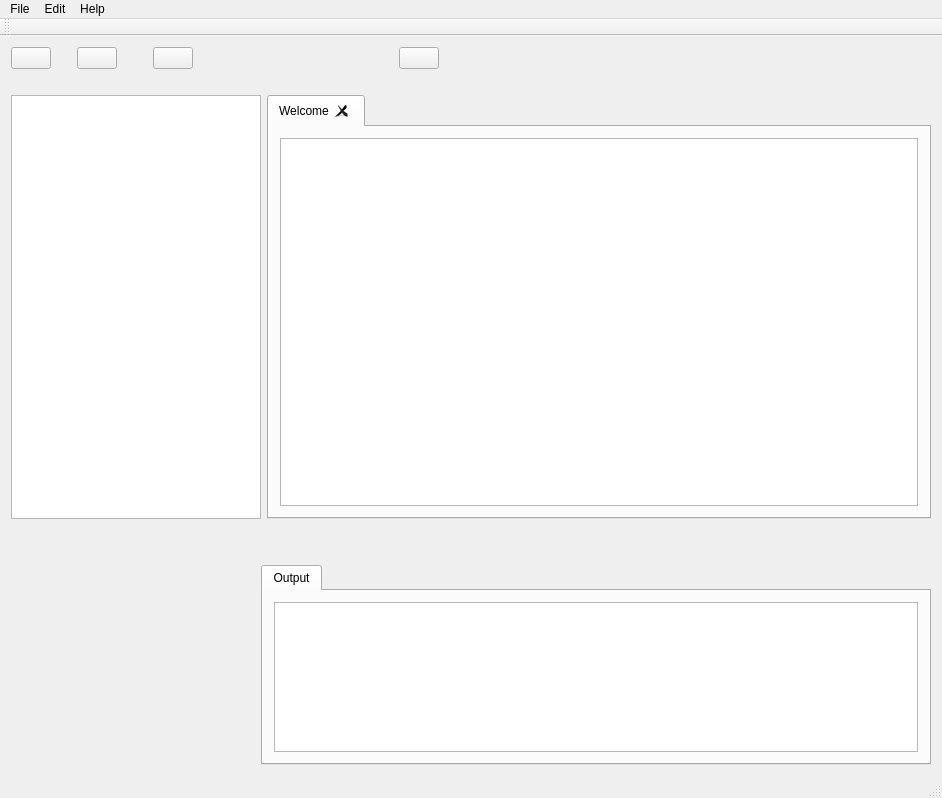
<?xml version="1.0" encoding="UTF-8"?>
<ui version="4.0">
 <class>MainForm</class>
 <widget class="QMainWindow" name="MainForm">
  <property name="geometry">
   <rect>
    <x>0</x>
    <y>0</y>
    <width>942</width>
    <height>798</height>
   </rect>
  </property>
  <property name="windowTitle">
   <string>Dediq</string>
  </property>
  <widget class="QWidget" name="centralWidget">
   <layout class="QVBoxLayout" name="verticalLayout">
    <item>
     <layout class="QGridLayout" name="gridLayout">
      <property name="sizeConstraint">
       <enum>QLayout::SetDefaultConstraint</enum>
      </property>
      <item row="0" column="0">
       <widget class="QPushButton" name="btn_save">
        <property name="sizePolicy">
         <sizepolicy hsizetype="Fixed" vsizetype="Fixed">
          <horstretch>0</horstretch>
          <verstretch>0</verstretch>
         </sizepolicy>
        </property>
        <property name="text">
         <string/>
        </property>
        <property name="icon">
         <iconset resource="icons.qrc">
          <normaloff>:/editor/icons/app_icons/save.png</normaloff>:/editor/icons/app_icons/save.png</iconset>
        </property>
        <property name="iconSize">
         <size>
          <width>32</width>
          <height>32</height>
         </size>
        </property>
       </widget>
      </item>
      <item row="0" column="1">
       <spacer name="horizontalSpacer">
        <property name="orientation">
         <enum>Qt::Horizontal</enum>
        </property>
        <property name="sizeType">
         <enum>QSizePolicy::Fixed</enum>
        </property>
        <property name="sizeHint" stdset="0">
         <size>
          <width>20</width>
          <height>20</height>
         </size>
        </property>
       </spacer>
      </item>
      <item row="0" column="2">
       <widget class="QPushButton" name="btn_openProject">
        <property name="sizePolicy">
         <sizepolicy hsizetype="Fixed" vsizetype="Fixed">
          <horstretch>0</horstretch>
          <verstretch>0</verstretch>
         </sizepolicy>
        </property>
        <property name="text">
         <string/>
        </property>
        <property name="icon">
         <iconset resource="icons.qrc">
          <normaloff>:/editor/icons/app_icons/iFolder.png</normaloff>:/editor/icons/app_icons/iFolder.png</iconset>
        </property>
        <property name="iconSize">
         <size>
          <width>32</width>
          <height>32</height>
         </size>
        </property>
       </widget>
      </item>
      <item row="0" column="3">
       <spacer name="horizontalSpacer_2">
        <property name="orientation">
         <enum>Qt::Horizontal</enum>
        </property>
        <property name="sizeType">
         <enum>QSizePolicy::Fixed</enum>
        </property>
        <property name="sizeHint" stdset="0">
         <size>
          <width>30</width>
          <height>20</height>
         </size>
        </property>
       </spacer>
      </item>
      <item row="0" column="4">
       <widget class="QPushButton" name="btn_newProject">
        <property name="sizePolicy">
         <sizepolicy hsizetype="Fixed" vsizetype="Fixed">
          <horstretch>0</horstretch>
          <verstretch>0</verstretch>
         </sizepolicy>
        </property>
        <property name="text">
         <string/>
        </property>
        <property name="icon">
         <iconset resource="icons.qrc">
          <normaloff>:/editor/icons/app_icons/iFolder_add.png</normaloff>:/editor/icons/app_icons/iFolder_add.png</iconset>
        </property>
        <property name="iconSize">
         <size>
          <width>32</width>
          <height>32</height>
         </size>
        </property>
       </widget>
      </item>
      <item row="0" column="5">
       <spacer name="horizontalSpacer_4">
        <property name="orientation">
         <enum>Qt::Horizontal</enum>
        </property>
        <property name="sizeType">
         <enum>QSizePolicy::Fixed</enum>
        </property>
        <property name="sizeHint" stdset="0">
         <size>
          <width>200</width>
          <height>20</height>
         </size>
        </property>
       </spacer>
      </item>
      <item row="0" column="6">
       <widget class="QPushButton" name="btn_Run">
        <property name="sizePolicy">
         <sizepolicy hsizetype="Fixed" vsizetype="Fixed">
          <horstretch>0</horstretch>
          <verstretch>0</verstretch>
         </sizepolicy>
        </property>
        <property name="text">
         <string/>
        </property>
        <property name="icon">
         <iconset resource="icons.qrc">
          <normaloff>:/editor/icons/app_icons/bt_play.png</normaloff>:/editor/icons/app_icons/bt_play.png</iconset>
        </property>
        <property name="iconSize">
         <size>
          <width>32</width>
          <height>32</height>
         </size>
        </property>
       </widget>
      </item>
      <item row="0" column="7">
       <spacer name="horizontalSpacer_3">
        <property name="orientation">
         <enum>Qt::Horizontal</enum>
        </property>
        <property name="sizeHint" stdset="0">
         <size>
          <width>40</width>
          <height>20</height>
         </size>
        </property>
       </spacer>
      </item>
     </layout>
    </item>
    <item>
     <spacer name="verticalSpacer">
      <property name="orientation">
       <enum>Qt::Vertical</enum>
      </property>
      <property name="sizeType">
       <enum>QSizePolicy::Fixed</enum>
      </property>
      <property name="sizeHint" stdset="0">
       <size>
        <width>20</width>
        <height>20</height>
       </size>
      </property>
     </spacer>
    </item>
    <item>
     <layout class="QHBoxLayout" name="horizontalLayout">
      <item>
       <widget class="QTreeWidget" name="treeWidget">
        <property name="sizePolicy">
         <sizepolicy hsizetype="Fixed" vsizetype="Expanding">
          <horstretch>0</horstretch>
          <verstretch>0</verstretch>
         </sizepolicy>
        </property>
        <property name="maximumSize">
         <size>
          <width>250</width>
          <height>16777215</height>
         </size>
        </property>
        <property name="lineWidth">
         <number>0</number>
        </property>
        <property name="columnCount">
         <number>1</number>
        </property>
        <attribute name="headerVisible">
         <bool>false</bool>
        </attribute>
        <column>
         <property name="text">
          <string notr="true">1</string>
         </property>
        </column>
       </widget>
      </item>
      <item>
       <widget class="QTabWidget" name="tabWidget">
        <property name="currentIndex">
         <number>0</number>
        </property>
        <property name="tabsClosable">
         <bool>true</bool>
        </property>
        <property name="movable">
         <bool>true</bool>
        </property>
        <widget class="QWidget" name="tabName">
         <property name="sizePolicy">
          <sizepolicy hsizetype="Preferred" vsizetype="Preferred">
           <horstretch>30</horstretch>
           <verstretch>30</verstretch>
          </sizepolicy>
         </property>
         <attribute name="title">
          <string>Welcome</string>
         </attribute>
         <layout class="QVBoxLayout" name="verticalLayout_3">
          <item>
           <widget class="QTextEdit" name="editor"/>
          </item>
         </layout>
        </widget>
       </widget>
      </item>
     </layout>
    </item>
    <item>
     <spacer name="verticalSpacer_2">
      <property name="orientation">
       <enum>Qt::Vertical</enum>
      </property>
      <property name="sizeType">
       <enum>QSizePolicy::Fixed</enum>
      </property>
      <property name="sizeHint" stdset="0">
       <size>
        <width>20</width>
        <height>40</height>
       </size>
      </property>
     </spacer>
    </item>
    <item>
     <layout class="QHBoxLayout" name="horizontalLayout_2">
      <item>
       <spacer name="horizontalSpacer_5">
        <property name="orientation">
         <enum>Qt::Horizontal</enum>
        </property>
        <property name="sizeType">
         <enum>QSizePolicy::Fixed</enum>
        </property>
        <property name="sizeHint" stdset="0">
         <size>
          <width>250</width>
          <height>200</height>
         </size>
        </property>
       </spacer>
      </item>
      <item>
       <widget class="QTabWidget" name="tabWidget_2">
        <property name="maximumSize">
         <size>
          <width>16777215</width>
          <height>200</height>
         </size>
        </property>
        <property name="currentIndex">
         <number>0</number>
        </property>
        <widget class="QWidget" name="tabName2">
         <attribute name="title">
          <string>Output</string>
         </attribute>
         <layout class="QVBoxLayout" name="verticalLayout_2">
          <item>
           <widget class="QTextEdit" name="textEdit"/>
          </item>
         </layout>
        </widget>
       </widget>
      </item>
     </layout>
    </item>
   </layout>
  </widget>
  <widget class="QMenuBar" name="menuBar">
   <property name="geometry">
    <rect>
     <x>0</x>
     <y>0</y>
     <width>942</width>
     <height>25</height>
    </rect>
   </property>
   <widget class="QMenu" name="menuFile">
    <property name="title">
     <string>File</string>
    </property>
    <addaction name="actionOpen_File"/>
   </widget>
   <widget class="QMenu" name="menuEdit">
    <property name="title">
     <string>Edit</string>
    </property>
   </widget>
   <widget class="QMenu" name="menuHelp">
    <property name="title">
     <string>Help</string>
    </property>
   </widget>
   <addaction name="menuFile"/>
   <addaction name="menuEdit"/>
   <addaction name="menuHelp"/>
  </widget>
  <widget class="QToolBar" name="mainToolBar">
   <attribute name="toolBarArea">
    <enum>TopToolBarArea</enum>
   </attribute>
   <attribute name="toolBarBreak">
    <bool>false</bool>
   </attribute>
  </widget>
  <widget class="QStatusBar" name="statusBar"/>
  <action name="actionOpen_File">
   <property name="text">
    <string>Open File</string>
   </property>
   <property name="shortcut">
    <string>Ctrl+O</string>
   </property>
  </action>
 </widget>
 <layoutdefault spacing="6" margin="11"/>
 <resources>
  <include location="icons.qrc"/>
 </resources>
 <connections>
  <connection>
   <sender>actionOpen_File</sender>
   <signal>activated()</signal>
   <receiver>MainForm</receiver>
   <slot>on_openFile_activated()</slot>
   <hints>
    <hint type="sourcelabel">
     <x>-1</x>
     <y>-1</y>
    </hint>
    <hint type="destinationlabel">
     <x>369</x>
     <y>288</y>
    </hint>
   </hints>
  </connection>
 </connections>
 <slots>
  <slot>on_openFile_activated()</slot>
 </slots>
</ui>
